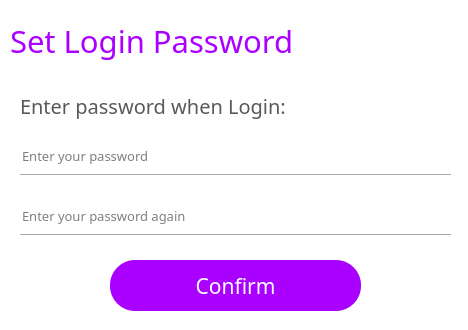
<?xml version="1.0" encoding="UTF-8"?>
<ui version="4.0">
 <class>SetPswForm</class>
 <widget class="QWidget" name="SetPswForm">
  <property name="geometry">
   <rect>
    <x>0</x>
    <y>0</y>
    <width>468</width>
    <height>330</height>
   </rect>
  </property>
  <property name="windowTitle">
   <string>Form</string>
  </property>
  <property name="styleSheet">
   <string notr="true">background-color: rgb(255, 255, 255);</string>
  </property>
  <widget class="QPushButton" name="pushButton_9">
   <property name="geometry">
    <rect>
     <x>110</x>
     <y>260</y>
     <width>251</width>
     <height>51</height>
    </rect>
   </property>
   <property name="font">
    <font>
     <family>等线</family>
     <pointsize>16</pointsize>
    </font>
   </property>
   <property name="cursor">
    <cursorShape>PointingHandCursor</cursorShape>
   </property>
   <property name="focusPolicy">
    <enum>Qt::NoFocus</enum>
   </property>
   <property name="styleSheet">
    <string notr="true">background-color: rgb(170, 0, 255);
color: rgb(255, 255, 255);
border-radius:25px;</string>
   </property>
   <property name="text">
    <string>Confirm</string>
   </property>
   <property name="flat">
    <bool>false</bool>
   </property>
  </widget>
  <widget class="QLineEdit" name="lineEdit_6">
   <property name="geometry">
    <rect>
     <x>20</x>
     <y>140</y>
     <width>381</width>
     <height>31</height>
    </rect>
   </property>
   <property name="font">
    <font>
     <family>等线</family>
     <pointsize>10</pointsize>
    </font>
   </property>
   <property name="toolTip">
    <string/>
   </property>
   <property name="statusTip">
    <string/>
   </property>
   <property name="whatsThis">
    <string/>
   </property>
   <property name="accessibleName">
    <string/>
   </property>
   <property name="accessibleDescription">
    <string/>
   </property>
   <property name="styleSheet">
    <string notr="true">
QLineEdit[echoMode=&quot;2&quot;] {
    lineedit-password-character:42;
}
</string>
   </property>
   <property name="frame">
    <bool>false</bool>
   </property>
   <property name="echoMode">
    <enum>QLineEdit::Password</enum>
   </property>
   <property name="placeholderText">
    <string>Enter your password </string>
   </property>
  </widget>
  <widget class="QPushButton" name="turn2visible1_2">
   <property name="geometry">
    <rect>
     <x>410</x>
     <y>140</y>
     <width>31</width>
     <height>31</height>
    </rect>
   </property>
   <property name="font">
    <font>
     <family>Arial</family>
    </font>
   </property>
   <property name="cursor">
    <cursorShape>PointingHandCursor</cursorShape>
   </property>
   <property name="focusPolicy">
    <enum>Qt::NoFocus</enum>
   </property>
   <property name="autoFillBackground">
    <bool>false</bool>
   </property>
   <property name="styleSheet">
    <string notr="true">border:0px;</string>
   </property>
   <property name="text">
    <string/>
   </property>
   <property name="icon">
    <iconset>
     <normaloff>pic/02.png</normaloff>pic/02.png</iconset>
   </property>
   <property name="iconSize">
    <size>
     <width>40</width>
     <height>40</height>
    </size>
   </property>
   <property name="flat">
    <bool>true</bool>
   </property>
  </widget>
  <widget class="QLabel" name="label_15">
   <property name="geometry">
    <rect>
     <x>10</x>
     <y>10</y>
     <width>331</width>
     <height>61</height>
    </rect>
   </property>
   <property name="font">
    <font>
     <family>微软雅黑</family>
     <pointsize>23</pointsize>
     <weight>50</weight>
     <bold>false</bold>
    </font>
   </property>
   <property name="styleSheet">
    <string notr="true">color: rgb(170, 0, 255);</string>
   </property>
   <property name="text">
    <string>Set Login Password</string>
   </property>
  </widget>
  <widget class="Line" name="line_33">
   <property name="geometry">
    <rect>
     <x>20</x>
     <y>170</y>
     <width>431</width>
     <height>10</height>
    </rect>
   </property>
   <property name="orientation">
    <enum>Qt::Horizontal</enum>
   </property>
  </widget>
  <widget class="Line" name="line_34">
   <property name="geometry">
    <rect>
     <x>20</x>
     <y>230</y>
     <width>431</width>
     <height>10</height>
    </rect>
   </property>
   <property name="orientation">
    <enum>Qt::Horizontal</enum>
   </property>
  </widget>
  <widget class="QLineEdit" name="lineEdit_7">
   <property name="geometry">
    <rect>
     <x>20</x>
     <y>200</y>
     <width>381</width>
     <height>31</height>
    </rect>
   </property>
   <property name="font">
    <font>
     <family>等线</family>
     <pointsize>10</pointsize>
    </font>
   </property>
   <property name="toolTip">
    <string/>
   </property>
   <property name="statusTip">
    <string/>
   </property>
   <property name="whatsThis">
    <string/>
   </property>
   <property name="accessibleName">
    <string/>
   </property>
   <property name="accessibleDescription">
    <string/>
   </property>
   <property name="styleSheet">
    <string notr="true">
QLineEdit[echoMode=&quot;2&quot;] {
    lineedit-password-character:42;
}
</string>
   </property>
   <property name="frame">
    <bool>false</bool>
   </property>
   <property name="echoMode">
    <enum>QLineEdit::Password</enum>
   </property>
   <property name="placeholderText">
    <string>Enter your password again</string>
   </property>
  </widget>
  <widget class="QPushButton" name="turn2visible1_3">
   <property name="geometry">
    <rect>
     <x>410</x>
     <y>200</y>
     <width>31</width>
     <height>31</height>
    </rect>
   </property>
   <property name="font">
    <font>
     <family>Arial</family>
    </font>
   </property>
   <property name="cursor">
    <cursorShape>PointingHandCursor</cursorShape>
   </property>
   <property name="focusPolicy">
    <enum>Qt::NoFocus</enum>
   </property>
   <property name="autoFillBackground">
    <bool>false</bool>
   </property>
   <property name="styleSheet">
    <string notr="true">border:0px;</string>
   </property>
   <property name="text">
    <string/>
   </property>
   <property name="icon">
    <iconset>
     <normaloff>pic/02.png</normaloff>pic/02.png</iconset>
   </property>
   <property name="iconSize">
    <size>
     <width>40</width>
     <height>40</height>
    </size>
   </property>
   <property name="flat">
    <bool>true</bool>
   </property>
  </widget>
  <widget class="QLabel" name="label_72">
   <property name="geometry">
    <rect>
     <x>20</x>
     <y>90</y>
     <width>271</width>
     <height>31</height>
    </rect>
   </property>
   <property name="font">
    <font>
     <family>微软雅黑</family>
     <pointsize>15</pointsize>
    </font>
   </property>
   <property name="styleSheet">
    <string notr="true">color: rgb(89, 89, 89);</string>
   </property>
   <property name="text">
    <string>Enter password when Login:</string>
   </property>
   <property name="alignment">
    <set>Qt::AlignLeading|Qt::AlignLeft|Qt::AlignVCenter</set>
   </property>
  </widget>
  <widget class="QPushButton" name="pushButton_35">
   <property name="geometry">
    <rect>
     <x>300</x>
     <y>90</y>
     <width>51</width>
     <height>31</height>
    </rect>
   </property>
   <property name="cursor">
    <cursorShape>PointingHandCursor</cursorShape>
   </property>
   <property name="focusPolicy">
    <enum>Qt::NoFocus</enum>
   </property>
   <property name="autoFillBackground">
    <bool>false</bool>
   </property>
   <property name="styleSheet">
    <string notr="true">border:0px;</string>
   </property>
   <property name="text">
    <string/>
   </property>
   <property name="icon">
    <iconset>
     <normaloff>pic/close2.png</normaloff>pic/close2.png</iconset>
   </property>
   <property name="iconSize">
    <size>
     <width>28</width>
     <height>28</height>
    </size>
   </property>
   <property name="flat">
    <bool>true</bool>
   </property>
  </widget>
  <widget class="QPushButton" name="closeenterpsw">
   <property name="geometry">
    <rect>
     <x>430</x>
     <y>0</y>
     <width>41</width>
     <height>31</height>
    </rect>
   </property>
   <property name="focusPolicy">
    <enum>Qt::NoFocus</enum>
   </property>
   <property name="styleSheet">
    <string notr="true">border:0px;</string>
   </property>
   <property name="text">
    <string/>
   </property>
   <property name="icon">
    <iconset>
     <normaloff>pic/close.png</normaloff>pic/close.png</iconset>
   </property>
   <property name="flat">
    <bool>true</bool>
   </property>
  </widget>
 </widget>
 <resources/>
 <connections/>
</ui>
